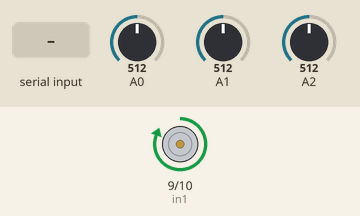
The sketch below on a simulated Arduino Uno, built with avr-gcc and run on an emulated ATmega328P. Shown: motor-driver pin pairs drawn as motors (green arrow = first pin HIGH = forward, orange = second pin HIGH = backward, longer = more drive). Inputs (shaded band) come from the test bench; at power-on: A0 = 512, A1 = 512, A2 = 512. What the sketch prints to the serial monitor is not drawn.

Above: at 9.4 s.
9.5 s: "STOP_MOTOR\n" received over Serial
At 10.7 s:
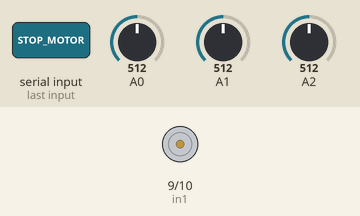
11.0 s: "START_MOTOR\n" received over Serial
At 12.0 s:
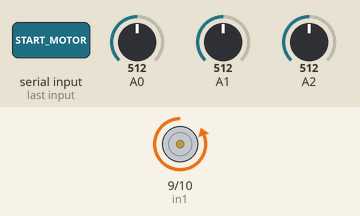
Timing chart, 0 to 17.5 s (numbered marks = the images above; inputs shaded):
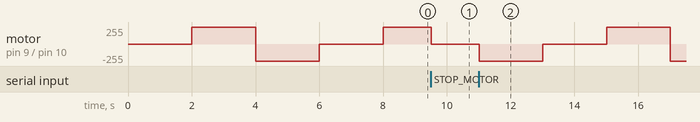

The sketch:

CA_CQLTDA.ino
```cpp
#define SECRET_KEY "CQLTDA"

int in1 = 9;
int in2 = 10;

unsigned long previousSensorTime = 0;
const unsigned long sensorInterval = 500;

unsigned long previousMotorTime = 0;
unsigned long motorStepInterval = 2000;
int motorStep = 0;

bool motorActive = true;


float readTemperatureCelsius(int adcValue) {
  return (adcValue * 5.0 / 1024.0) / 0.01;
}

void sendEncryptedMessage(String message) {
  String encrypted = "";
  int keyLength = String(SECRET_KEY).length();
  for (int i = 0; i < message.length(); i++) {
    encrypted += char(message[i] ^ SECRET_KEY[i % keyLength]);
  }
  Serial.println(encrypted);
}

void setup() {
  Serial.begin(9600);
  pinMode(in1, OUTPUT);
  pinMode(in2, OUTPUT);

  digitalWrite(in1, LOW);
  digitalWrite(in2, LOW);
}

void readSensors() {
  int sensorVib = analogRead(A0);
  int sensorTemp = analogRead(A1);
  int Mic = analogRead(A2);

  float temperatureCelsius = readTemperatureCelsius(sensorTemp);

  String message = "Vib: " + String(sensorVib) +
                   ", Temp: " + String(temperatureCelsius, 1) +
                   ", Mic: " + String(Mic);

  sendEncryptedMessage(message);
}

void updateMotor() {
  if (!motorActive) {
    digitalWrite(in1, LOW);
    digitalWrite(in2, LOW);
    return;
  }

  unsigned long currentTime = millis();
  if (currentTime - previousMotorTime >= motorStepInterval) {
    previousMotorTime = currentTime;

    switch (motorStep) {
      case 0:
        digitalWrite(in1, HIGH);
        digitalWrite(in2, LOW);
        motorStep++;
        break;

      case 1:
        digitalWrite(in1, LOW);
        digitalWrite(in2, HIGH);
        motorStep++;
        break;

      case 2:
        digitalWrite(in1, LOW);
        digitalWrite(in2, LOW);
        motorStep = 0;
        break;
    }
  }
}

void processSerialCommand() {
  if (Serial.available()) {
    String command = Serial.readStringUntil('\n');
    command.trim();

    if (command == "STOP_MOTOR") {
      motorActive = false;
    } else if (command == "START_MOTOR") {
      motorActive = true;
    }
  }
}

void loop() {
  processSerialCommand();

  unsigned long currentTime = millis();
  if (currentTime - previousSensorTime >= sensorInterval) {
    previousSensorTime = currentTime;
    readSensors();
  }

  updateMotor();
}
```

Measured:
- after the input at 9.5 s, motor on pin 9 (in1) / pin 10 (in2): forward 255/255 → stopped at once
- after the input at 11.0 s, motor on pin 9 (in1) / pin 10 (in2): stopped → backward 255/255 at once, → stopped 2.0 s later, → forward 255/255 2.0 s later, → backward 255/255 2.0 s later
